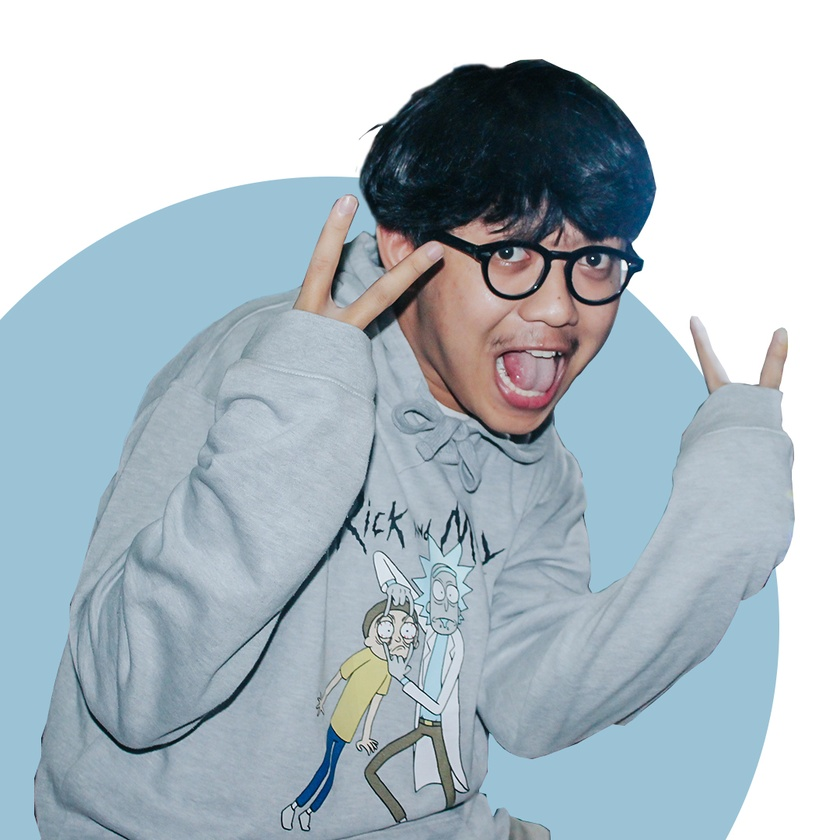
#> input picture MORFOLOGI DAN CNN/EPULL.jpg, 840 x 840 px, shrunk from 1080 x 1080 before the run
$ jupyter execute 'Percobaan Dilasi & Erosi.ipynb'
#> lines starting #> are read from the running program, lines starting #| are printed output that depends on the picture
Percobaan Dilasi & Erosi

Import Library

[cell 1]
import cv2
import numpy as np
import matplotlib.pyplot as plt

Read Image

[cell 2]
# Reading the input image
img = cv2.imread('EPULL.jpg', 0)
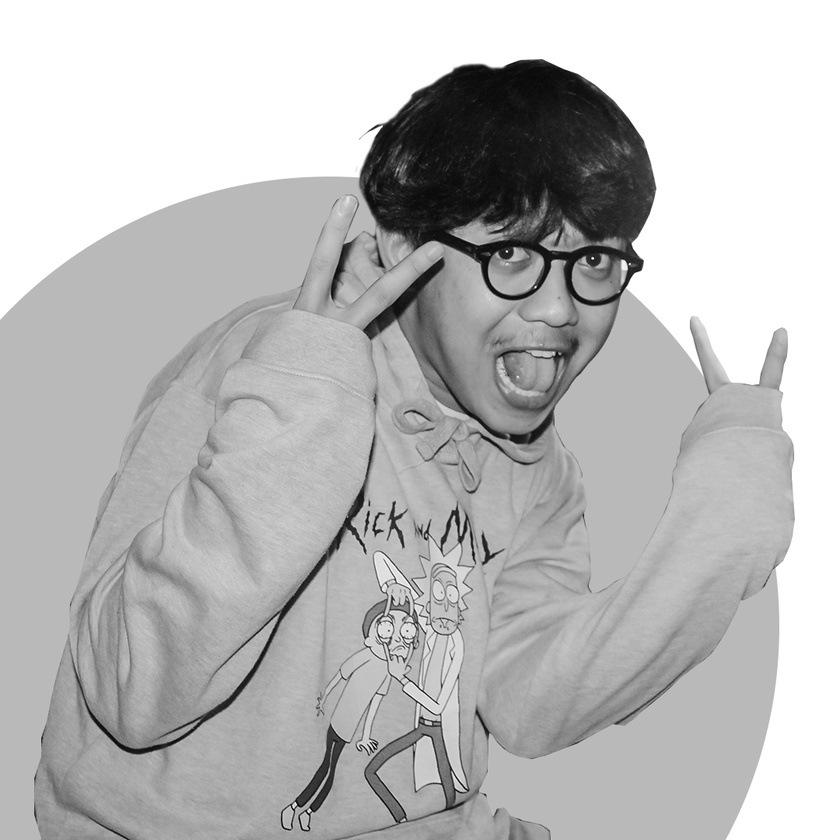
#> img: shape (840, 840); min 0, max 255, mean 186.1

# Taking a matrix of size 5 as the kernel
kernel = np.ones((5,5), np.uint8)

Proses Dilasi & Erosi

[cell 3]
img_erosion = cv2.erode(img, kernel, iterations=1)
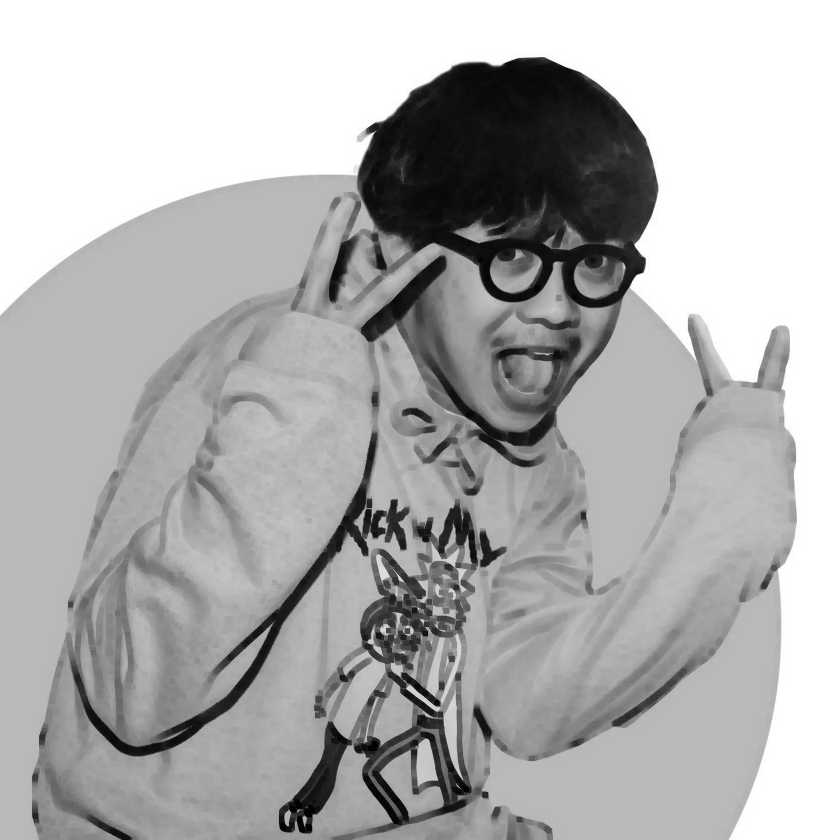
#> img_erosion: shape (840, 840); min 0, max 255, mean 175.8
img_dilation = cv2.dilate(img, kernel, iterations=1)
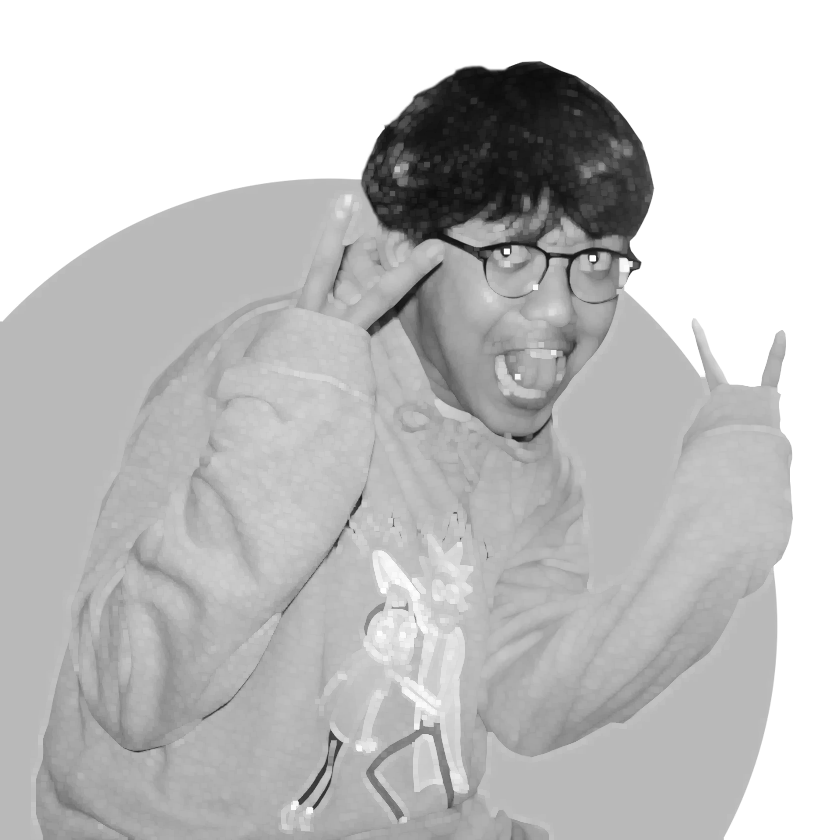
#> img_dilation: shape (840, 840); min 12, max 255, mean 194.4

Plot Images

[cell 4]
fig, axes = plt.subplots(3, 2, figsize=(20, 20))
ax = axes.ravel()

ax[0].imshow(img, cmap = 'gray')
ax[0].set_title("Citra Input")
ax[1].hist(img.ravel(), bins = 256)
ax[1].set_title("Histogram Citra Input")

ax[2].imshow(img_erosion, cmap = 'gray')
ax[2].set_title("Citra Output Erosi")
ax[3].hist(img_erosion.ravel(), bins = 256)
ax[3].set_title("Histogram Citra Output Erosi")

ax[4].imshow(img_dilation, cmap = 'gray')
ax[4].set_title("Citra Output Dilasi")
ax[5].hist(img_dilation.ravel(), bins = 256)
ax[5].set_title("Histogram Citra Output Erosi")
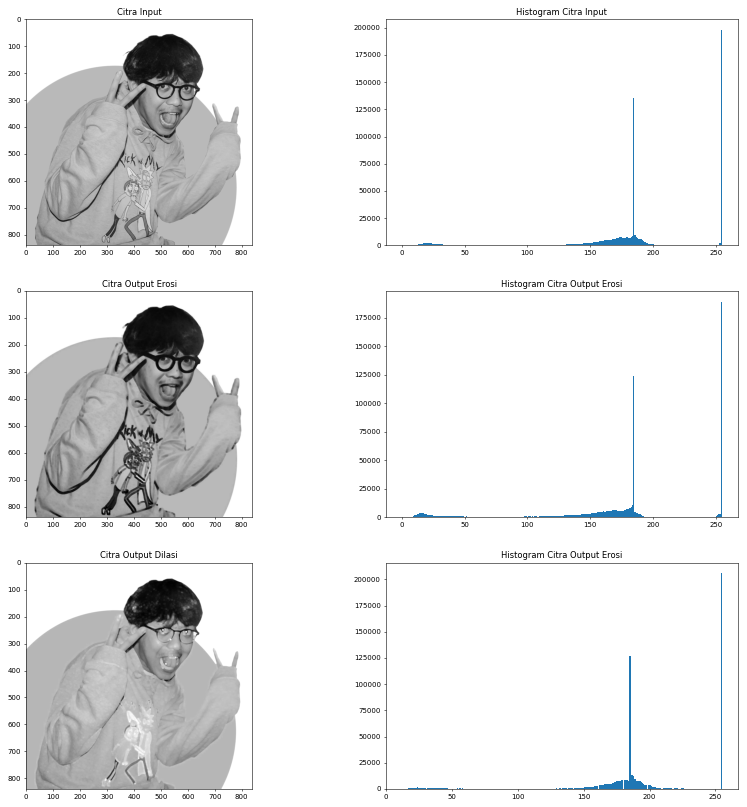
#> figure drawn by matplotlib, 6 panels; panel 2: tallest bar 197949 high, from x = 254 to 255; panel 4: tallest bar 188989 high, from x = 254 to 255; panel 6: tallest bar 205783 high, from x = 254.1 to 255
